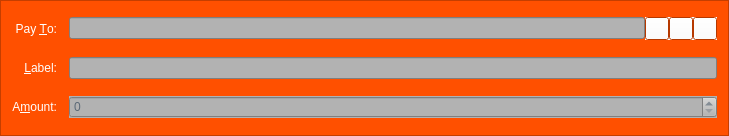
<?xml version="1.0" encoding="UTF-8"?>
<ui version="4.0">
 <class>SendCoinsEntry</class>
 <widget class="QFrame" name="SendCoinsEntry">
  <property name="geometry">
   <rect>
    <x>0</x>
    <y>0</y>
    <width>729</width>
    <height>136</height>
   </rect>
  </property>
  <property name="palette">
   <palette>
    <active>
     <colorrole role="WindowText">
      <brush brushstyle="SolidPattern">
       <color alpha="255">
        <red>0</red>
        <green>0</green>
        <blue>0</blue>
       </color>
      </brush>
     </colorrole>
     <colorrole role="Button">
      <brush brushstyle="SolidPattern">
       <color alpha="255">
        <red>255</red>
        <green>255</green>
        <blue>255</blue>
       </color>
      </brush>
     </colorrole>
     <colorrole role="Light">
      <brush brushstyle="SolidPattern">
       <color alpha="255">
        <red>207</red>
        <green>207</green>
        <blue>207</blue>
       </color>
      </brush>
     </colorrole>
     <colorrole role="Midlight">
      <brush brushstyle="SolidPattern">
       <color alpha="255">
        <red>172</red>
        <green>172</green>
        <blue>172</blue>
       </color>
      </brush>
     </colorrole>
     <colorrole role="Dark">
      <brush brushstyle="SolidPattern">
       <color alpha="255">
        <red>69</red>
        <green>69</green>
        <blue>69</blue>
       </color>
      </brush>
     </colorrole>
     <colorrole role="Mid">
      <brush brushstyle="SolidPattern">
       <color alpha="255">
        <red>92</red>
        <green>92</green>
        <blue>92</blue>
       </color>
      </brush>
     </colorrole>
     <colorrole role="Text">
      <brush brushstyle="SolidPattern">
       <color alpha="255">
        <red>0</red>
        <green>0</green>
        <blue>0</blue>
       </color>
      </brush>
     </colorrole>
     <colorrole role="BrightText">
      <brush brushstyle="SolidPattern">
       <color alpha="255">
        <red>255</red>
        <green>255</green>
        <blue>255</blue>
       </color>
      </brush>
     </colorrole>
     <colorrole role="ButtonText">
      <brush brushstyle="SolidPattern">
       <color alpha="255">
        <red>0</red>
        <green>0</green>
        <blue>0</blue>
       </color>
      </brush>
     </colorrole>
     <colorrole role="Base">
      <brush brushstyle="SolidPattern">
       <color alpha="255">
        <red>255</red>
        <green>255</green>
        <blue>255</blue>
       </color>
      </brush>
     </colorrole>
     <colorrole role="Window">
      <brush brushstyle="SolidPattern">
       <color alpha="255">
        <red>255</red>
        <green>80</green>
        <blue>0</blue>
       </color>
      </brush>
     </colorrole>
     <colorrole role="Shadow">
      <brush brushstyle="SolidPattern">
       <color alpha="255">
        <red>0</red>
        <green>0</green>
        <blue>0</blue>
       </color>
      </brush>
     </colorrole>
     <colorrole role="AlternateBase">
      <brush brushstyle="SolidPattern">
       <color alpha="255">
        <red>196</red>
        <green>196</green>
        <blue>196</blue>
       </color>
      </brush>
     </colorrole>
     <colorrole role="ToolTipBase">
      <brush brushstyle="SolidPattern">
       <color alpha="255">
        <red>255</red>
        <green>255</green>
        <blue>220</blue>
       </color>
      </brush>
     </colorrole>
     <colorrole role="ToolTipText">
      <brush brushstyle="SolidPattern">
       <color alpha="255">
        <red>0</red>
        <green>0</green>
        <blue>0</blue>
       </color>
      </brush>
     </colorrole>
    </active>
    <inactive>
     <colorrole role="WindowText">
      <brush brushstyle="SolidPattern">
       <color alpha="255">
        <red>0</red>
        <green>0</green>
        <blue>0</blue>
       </color>
      </brush>
     </colorrole>
     <colorrole role="Button">
      <brush brushstyle="SolidPattern">
       <color alpha="255">
        <red>255</red>
        <green>255</green>
        <blue>255</blue>
       </color>
      </brush>
     </colorrole>
     <colorrole role="Light">
      <brush brushstyle="SolidPattern">
       <color alpha="255">
        <red>207</red>
        <green>207</green>
        <blue>207</blue>
       </color>
      </brush>
     </colorrole>
     <colorrole role="Midlight">
      <brush brushstyle="SolidPattern">
       <color alpha="255">
        <red>172</red>
        <green>172</green>
        <blue>172</blue>
       </color>
      </brush>
     </colorrole>
     <colorrole role="Dark">
      <brush brushstyle="SolidPattern">
       <color alpha="255">
        <red>69</red>
        <green>69</green>
        <blue>69</blue>
       </color>
      </brush>
     </colorrole>
     <colorrole role="Mid">
      <brush brushstyle="SolidPattern">
       <color alpha="255">
        <red>92</red>
        <green>92</green>
        <blue>92</blue>
       </color>
      </brush>
     </colorrole>
     <colorrole role="Text">
      <brush brushstyle="SolidPattern">
       <color alpha="255">
        <red>0</red>
        <green>0</green>
        <blue>0</blue>
       </color>
      </brush>
     </colorrole>
     <colorrole role="BrightText">
      <brush brushstyle="SolidPattern">
       <color alpha="255">
        <red>255</red>
        <green>255</green>
        <blue>255</blue>
       </color>
      </brush>
     </colorrole>
     <colorrole role="ButtonText">
      <brush brushstyle="SolidPattern">
       <color alpha="255">
        <red>0</red>
        <green>0</green>
        <blue>0</blue>
       </color>
      </brush>
     </colorrole>
     <colorrole role="Base">
      <brush brushstyle="SolidPattern">
       <color alpha="255">
        <red>255</red>
        <green>255</green>
        <blue>255</blue>
       </color>
      </brush>
     </colorrole>
     <colorrole role="Window">
      <brush brushstyle="SolidPattern">
       <color alpha="255">
        <red>255</red>
        <green>80</green>
        <blue>0</blue>
       </color>
      </brush>
     </colorrole>
     <colorrole role="Shadow">
      <brush brushstyle="SolidPattern">
       <color alpha="255">
        <red>0</red>
        <green>0</green>
        <blue>0</blue>
       </color>
      </brush>
     </colorrole>
     <colorrole role="AlternateBase">
      <brush brushstyle="SolidPattern">
       <color alpha="255">
        <red>196</red>
        <green>196</green>
        <blue>196</blue>
       </color>
      </brush>
     </colorrole>
     <colorrole role="ToolTipBase">
      <brush brushstyle="SolidPattern">
       <color alpha="255">
        <red>255</red>
        <green>255</green>
        <blue>220</blue>
       </color>
      </brush>
     </colorrole>
     <colorrole role="ToolTipText">
      <brush brushstyle="SolidPattern">
       <color alpha="255">
        <red>0</red>
        <green>0</green>
        <blue>0</blue>
       </color>
      </brush>
     </colorrole>
    </inactive>
    <disabled>
     <colorrole role="WindowText">
      <brush brushstyle="SolidPattern">
       <color alpha="255">
        <red>69</red>
        <green>69</green>
        <blue>69</blue>
       </color>
      </brush>
     </colorrole>
     <colorrole role="Button">
      <brush brushstyle="SolidPattern">
       <color alpha="255">
        <red>255</red>
        <green>255</green>
        <blue>255</blue>
       </color>
      </brush>
     </colorrole>
     <colorrole role="Light">
      <brush brushstyle="SolidPattern">
       <color alpha="255">
        <red>207</red>
        <green>207</green>
        <blue>207</blue>
       </color>
      </brush>
     </colorrole>
     <colorrole role="Midlight">
      <brush brushstyle="SolidPattern">
       <color alpha="255">
        <red>172</red>
        <green>172</green>
        <blue>172</blue>
       </color>
      </brush>
     </colorrole>
     <colorrole role="Dark">
      <brush brushstyle="SolidPattern">
       <color alpha="255">
        <red>69</red>
        <green>69</green>
        <blue>69</blue>
       </color>
      </brush>
     </colorrole>
     <colorrole role="Mid">
      <brush brushstyle="SolidPattern">
       <color alpha="255">
        <red>92</red>
        <green>92</green>
        <blue>92</blue>
       </color>
      </brush>
     </colorrole>
     <colorrole role="Text">
      <brush brushstyle="SolidPattern">
       <color alpha="255">
        <red>69</red>
        <green>69</green>
        <blue>69</blue>
       </color>
      </brush>
     </colorrole>
     <colorrole role="BrightText">
      <brush brushstyle="SolidPattern">
       <color alpha="255">
        <red>255</red>
        <green>255</green>
        <blue>255</blue>
       </color>
      </brush>
     </colorrole>
     <colorrole role="ButtonText">
      <brush brushstyle="SolidPattern">
       <color alpha="255">
        <red>69</red>
        <green>69</green>
        <blue>69</blue>
       </color>
      </brush>
     </colorrole>
     <colorrole role="Base">
      <brush brushstyle="SolidPattern">
       <color alpha="255">
        <red>255</red>
        <green>80</green>
        <blue>0</blue>
       </color>
      </brush>
     </colorrole>
     <colorrole role="Window">
      <brush brushstyle="SolidPattern">
       <color alpha="255">
        <red>255</red>
        <green>80</green>
        <blue>0</blue>
       </color>
      </brush>
     </colorrole>
     <colorrole role="Shadow">
      <brush brushstyle="SolidPattern">
       <color alpha="255">
        <red>0</red>
        <green>0</green>
        <blue>0</blue>
       </color>
      </brush>
     </colorrole>
     <colorrole role="AlternateBase">
      <brush brushstyle="SolidPattern">
       <color alpha="255">
        <red>255</red>
        <green>80</green>
        <blue>0</blue>
       </color>
      </brush>
     </colorrole>
     <colorrole role="ToolTipBase">
      <brush brushstyle="SolidPattern">
       <color alpha="255">
        <red>255</red>
        <green>255</green>
        <blue>220</blue>
       </color>
      </brush>
     </colorrole>
     <colorrole role="ToolTipText">
      <brush brushstyle="SolidPattern">
       <color alpha="255">
        <red>0</red>
        <green>0</green>
        <blue>0</blue>
       </color>
      </brush>
     </colorrole>
    </disabled>
   </palette>
  </property>
  <property name="windowTitle">
   <string>Form</string>
  </property>
  <property name="autoFillBackground">
   <bool>true</bool>
  </property>
  <property name="frameShape">
   <enum>QFrame::StyledPanel</enum>
  </property>
  <property name="frameShadow">
   <enum>QFrame::Sunken</enum>
  </property>
  <layout class="QGridLayout" name="gridLayout">
   <property name="spacing">
    <number>12</number>
   </property>
   <item row="5" column="0">
    <widget class="QLabel" name="label">
     <property name="palette">
      <palette>
       <active>
        <colorrole role="WindowText">
         <brush brushstyle="SolidPattern">
          <color alpha="255">
           <red>255</red>
           <green>255</green>
           <blue>255</blue>
          </color>
         </brush>
        </colorrole>
        <colorrole role="Button">
         <brush brushstyle="SolidPattern">
          <color alpha="255">
           <red>138</red>
           <green>138</green>
           <blue>138</blue>
          </color>
         </brush>
        </colorrole>
        <colorrole role="Base">
         <brush brushstyle="SolidPattern">
          <color alpha="255">
           <red>138</red>
           <green>138</green>
           <blue>138</blue>
          </color>
         </brush>
        </colorrole>
        <colorrole role="Window">
         <brush brushstyle="SolidPattern">
          <color alpha="255">
           <red>138</red>
           <green>138</green>
           <blue>138</blue>
          </color>
         </brush>
        </colorrole>
       </active>
       <inactive>
        <colorrole role="WindowText">
         <brush brushstyle="SolidPattern">
          <color alpha="255">
           <red>255</red>
           <green>255</green>
           <blue>255</blue>
          </color>
         </brush>
        </colorrole>
        <colorrole role="Button">
         <brush brushstyle="SolidPattern">
          <color alpha="255">
           <red>138</red>
           <green>138</green>
           <blue>138</blue>
          </color>
         </brush>
        </colorrole>
        <colorrole role="Base">
         <brush brushstyle="SolidPattern">
          <color alpha="255">
           <red>138</red>
           <green>138</green>
           <blue>138</blue>
          </color>
         </brush>
        </colorrole>
        <colorrole role="Window">
         <brush brushstyle="SolidPattern">
          <color alpha="255">
           <red>138</red>
           <green>138</green>
           <blue>138</blue>
          </color>
         </brush>
        </colorrole>
       </inactive>
       <disabled>
        <colorrole role="WindowText">
         <brush brushstyle="SolidPattern">
          <color alpha="255">
           <red>69</red>
           <green>69</green>
           <blue>69</blue>
          </color>
         </brush>
        </colorrole>
        <colorrole role="Button">
         <brush brushstyle="SolidPattern">
          <color alpha="255">
           <red>138</red>
           <green>138</green>
           <blue>138</blue>
          </color>
         </brush>
        </colorrole>
        <colorrole role="Base">
         <brush brushstyle="SolidPattern">
          <color alpha="255">
           <red>138</red>
           <green>138</green>
           <blue>138</blue>
          </color>
         </brush>
        </colorrole>
        <colorrole role="Window">
         <brush brushstyle="SolidPattern">
          <color alpha="255">
           <red>138</red>
           <green>138</green>
           <blue>138</blue>
          </color>
         </brush>
        </colorrole>
       </disabled>
      </palette>
     </property>
     <property name="autoFillBackground">
      <bool>false</bool>
     </property>
     <property name="styleSheet">
      <string notr="true">background-color: rgb(255, 80, 0);</string>
     </property>
     <property name="text">
      <string>A&amp;mount:</string>
     </property>
     <property name="alignment">
      <set>Qt::AlignRight|Qt::AlignTrailing|Qt::AlignVCenter</set>
     </property>
     <property name="buddy">
      <cstring>payAmount</cstring>
     </property>
    </widget>
   </item>
   <item row="3" column="0">
    <widget class="QLabel" name="label_2">
     <property name="palette">
      <palette>
       <active>
        <colorrole role="WindowText">
         <brush brushstyle="SolidPattern">
          <color alpha="255">
           <red>255</red>
           <green>255</green>
           <blue>255</blue>
          </color>
         </brush>
        </colorrole>
        <colorrole role="Button">
         <brush brushstyle="SolidPattern">
          <color alpha="255">
           <red>138</red>
           <green>138</green>
           <blue>138</blue>
          </color>
         </brush>
        </colorrole>
        <colorrole role="Base">
         <brush brushstyle="SolidPattern">
          <color alpha="255">
           <red>138</red>
           <green>138</green>
           <blue>138</blue>
          </color>
         </brush>
        </colorrole>
        <colorrole role="Window">
         <brush brushstyle="SolidPattern">
          <color alpha="255">
           <red>138</red>
           <green>138</green>
           <blue>138</blue>
          </color>
         </brush>
        </colorrole>
       </active>
       <inactive>
        <colorrole role="WindowText">
         <brush brushstyle="SolidPattern">
          <color alpha="255">
           <red>255</red>
           <green>255</green>
           <blue>255</blue>
          </color>
         </brush>
        </colorrole>
        <colorrole role="Button">
         <brush brushstyle="SolidPattern">
          <color alpha="255">
           <red>138</red>
           <green>138</green>
           <blue>138</blue>
          </color>
         </brush>
        </colorrole>
        <colorrole role="Base">
         <brush brushstyle="SolidPattern">
          <color alpha="255">
           <red>138</red>
           <green>138</green>
           <blue>138</blue>
          </color>
         </brush>
        </colorrole>
        <colorrole role="Window">
         <brush brushstyle="SolidPattern">
          <color alpha="255">
           <red>138</red>
           <green>138</green>
           <blue>138</blue>
          </color>
         </brush>
        </colorrole>
       </inactive>
       <disabled>
        <colorrole role="WindowText">
         <brush brushstyle="SolidPattern">
          <color alpha="255">
           <red>69</red>
           <green>69</green>
           <blue>69</blue>
          </color>
         </brush>
        </colorrole>
        <colorrole role="Button">
         <brush brushstyle="SolidPattern">
          <color alpha="255">
           <red>138</red>
           <green>138</green>
           <blue>138</blue>
          </color>
         </brush>
        </colorrole>
        <colorrole role="Base">
         <brush brushstyle="SolidPattern">
          <color alpha="255">
           <red>138</red>
           <green>138</green>
           <blue>138</blue>
          </color>
         </brush>
        </colorrole>
        <colorrole role="Window">
         <brush brushstyle="SolidPattern">
          <color alpha="255">
           <red>138</red>
           <green>138</green>
           <blue>138</blue>
          </color>
         </brush>
        </colorrole>
       </disabled>
      </palette>
     </property>
     <property name="autoFillBackground">
      <bool>false</bool>
     </property>
     <property name="styleSheet">
      <string notr="true">background-color: rgb(255, 80, 0);</string>
     </property>
     <property name="text">
      <string>Pay &amp;To:</string>
     </property>
     <property name="alignment">
      <set>Qt::AlignRight|Qt::AlignTrailing|Qt::AlignVCenter</set>
     </property>
     <property name="buddy">
      <cstring>payTo</cstring>
     </property>
    </widget>
   </item>
   <item row="5" column="1">
    <widget class="BitcoinAmountField" name="payAmount">
     <property name="palette">
      <palette>
       <active>
        <colorrole role="WindowText">
         <brush brushstyle="SolidPattern">
          <color alpha="255">
           <red>90</red>
           <green>104</green>
           <blue>118</blue>
          </color>
         </brush>
        </colorrole>
        <colorrole role="Button">
         <brush brushstyle="SolidPattern">
          <color alpha="255">
           <red>178</red>
           <green>178</green>
           <blue>178</blue>
          </color>
         </brush>
        </colorrole>
        <colorrole role="Text">
         <brush brushstyle="SolidPattern">
          <color alpha="255">
           <red>90</red>
           <green>104</green>
           <blue>118</blue>
          </color>
         </brush>
        </colorrole>
        <colorrole role="Base">
         <brush brushstyle="SolidPattern">
          <color alpha="255">
           <red>178</red>
           <green>178</green>
           <blue>178</blue>
          </color>
         </brush>
        </colorrole>
        <colorrole role="Window">
         <brush brushstyle="SolidPattern">
          <color alpha="255">
           <red>178</red>
           <green>178</green>
           <blue>178</blue>
          </color>
         </brush>
        </colorrole>
        <colorrole role="Shadow">
         <brush brushstyle="SolidPattern">
          <color alpha="255">
           <red>90</red>
           <green>104</green>
           <blue>118</blue>
          </color>
         </brush>
        </colorrole>
        <colorrole role="ToolTipText">
         <brush brushstyle="SolidPattern">
          <color alpha="255">
           <red>90</red>
           <green>104</green>
           <blue>118</blue>
          </color>
         </brush>
        </colorrole>
       </active>
       <inactive>
        <colorrole role="WindowText">
         <brush brushstyle="SolidPattern">
          <color alpha="255">
           <red>90</red>
           <green>104</green>
           <blue>118</blue>
          </color>
         </brush>
        </colorrole>
        <colorrole role="Button">
         <brush brushstyle="SolidPattern">
          <color alpha="255">
           <red>178</red>
           <green>178</green>
           <blue>178</blue>
          </color>
         </brush>
        </colorrole>
        <colorrole role="Text">
         <brush brushstyle="SolidPattern">
          <color alpha="255">
           <red>90</red>
           <green>104</green>
           <blue>118</blue>
          </color>
         </brush>
        </colorrole>
        <colorrole role="Base">
         <brush brushstyle="SolidPattern">
          <color alpha="255">
           <red>178</red>
           <green>178</green>
           <blue>178</blue>
          </color>
         </brush>
        </colorrole>
        <colorrole role="Window">
         <brush brushstyle="SolidPattern">
          <color alpha="255">
           <red>178</red>
           <green>178</green>
           <blue>178</blue>
          </color>
         </brush>
        </colorrole>
        <colorrole role="Shadow">
         <brush brushstyle="SolidPattern">
          <color alpha="255">
           <red>90</red>
           <green>104</green>
           <blue>118</blue>
          </color>
         </brush>
        </colorrole>
        <colorrole role="ToolTipText">
         <brush brushstyle="SolidPattern">
          <color alpha="255">
           <red>90</red>
           <green>104</green>
           <blue>118</blue>
          </color>
         </brush>
        </colorrole>
       </inactive>
       <disabled>
        <colorrole role="WindowText">
         <brush brushstyle="SolidPattern">
          <color alpha="255">
           <red>69</red>
           <green>69</green>
           <blue>69</blue>
          </color>
         </brush>
        </colorrole>
        <colorrole role="Button">
         <brush brushstyle="SolidPattern">
          <color alpha="255">
           <red>178</red>
           <green>178</green>
           <blue>178</blue>
          </color>
         </brush>
        </colorrole>
        <colorrole role="Text">
         <brush brushstyle="SolidPattern">
          <color alpha="255">
           <red>69</red>
           <green>69</green>
           <blue>69</blue>
          </color>
         </brush>
        </colorrole>
        <colorrole role="Base">
         <brush brushstyle="SolidPattern">
          <color alpha="255">
           <red>178</red>
           <green>178</green>
           <blue>178</blue>
          </color>
         </brush>
        </colorrole>
        <colorrole role="Window">
         <brush brushstyle="SolidPattern">
          <color alpha="255">
           <red>178</red>
           <green>178</green>
           <blue>178</blue>
          </color>
         </brush>
        </colorrole>
        <colorrole role="Shadow">
         <brush brushstyle="SolidPattern">
          <color alpha="255">
           <red>90</red>
           <green>104</green>
           <blue>118</blue>
          </color>
         </brush>
        </colorrole>
        <colorrole role="ToolTipText">
         <brush brushstyle="SolidPattern">
          <color alpha="255">
           <red>90</red>
           <green>104</green>
           <blue>118</blue>
          </color>
         </brush>
        </colorrole>
       </disabled>
      </palette>
     </property>
     <property name="autoFillBackground">
      <bool>true</bool>
     </property>
     <property name="styleSheet">
      <string notr="true">background-color: rgb(178, 178, 178);</string>
     </property>
    </widget>
   </item>
   <item row="4" column="1">
    <layout class="QHBoxLayout" name="horizontalLayout_2">
     <property name="spacing">
      <number>0</number>
     </property>
     <item>
      <widget class="QValidatedLineEdit" name="addAsLabel">
       <property name="enabled">
        <bool>true</bool>
       </property>
       <property name="palette">
        <palette>
         <active>
          <colorrole role="WindowText">
           <brush brushstyle="SolidPattern">
            <color alpha="255">
             <red>90</red>
             <green>104</green>
             <blue>118</blue>
            </color>
           </brush>
          </colorrole>
          <colorrole role="Button">
           <brush brushstyle="SolidPattern">
            <color alpha="255">
             <red>178</red>
             <green>178</green>
             <blue>178</blue>
            </color>
           </brush>
          </colorrole>
          <colorrole role="Text">
           <brush brushstyle="SolidPattern">
            <color alpha="255">
             <red>90</red>
             <green>104</green>
             <blue>118</blue>
            </color>
           </brush>
          </colorrole>
          <colorrole role="Base">
           <brush brushstyle="SolidPattern">
            <color alpha="255">
             <red>178</red>
             <green>178</green>
             <blue>178</blue>
            </color>
           </brush>
          </colorrole>
          <colorrole role="Window">
           <brush brushstyle="SolidPattern">
            <color alpha="255">
             <red>178</red>
             <green>178</green>
             <blue>178</blue>
            </color>
           </brush>
          </colorrole>
          <colorrole role="Shadow">
           <brush brushstyle="SolidPattern">
            <color alpha="255">
             <red>90</red>
             <green>104</green>
             <blue>118</blue>
            </color>
           </brush>
          </colorrole>
          <colorrole role="ToolTipText">
           <brush brushstyle="SolidPattern">
            <color alpha="255">
             <red>90</red>
             <green>104</green>
             <blue>118</blue>
            </color>
           </brush>
          </colorrole>
         </active>
         <inactive>
          <colorrole role="WindowText">
           <brush brushstyle="SolidPattern">
            <color alpha="255">
             <red>90</red>
             <green>104</green>
             <blue>118</blue>
            </color>
           </brush>
          </colorrole>
          <colorrole role="Button">
           <brush brushstyle="SolidPattern">
            <color alpha="255">
             <red>178</red>
             <green>178</green>
             <blue>178</blue>
            </color>
           </brush>
          </colorrole>
          <colorrole role="Text">
           <brush brushstyle="SolidPattern">
            <color alpha="255">
             <red>90</red>
             <green>104</green>
             <blue>118</blue>
            </color>
           </brush>
          </colorrole>
          <colorrole role="Base">
           <brush brushstyle="SolidPattern">
            <color alpha="255">
             <red>178</red>
             <green>178</green>
             <blue>178</blue>
            </color>
           </brush>
          </colorrole>
          <colorrole role="Window">
           <brush brushstyle="SolidPattern">
            <color alpha="255">
             <red>178</red>
             <green>178</green>
             <blue>178</blue>
            </color>
           </brush>
          </colorrole>
          <colorrole role="Shadow">
           <brush brushstyle="SolidPattern">
            <color alpha="255">
             <red>90</red>
             <green>104</green>
             <blue>118</blue>
            </color>
           </brush>
          </colorrole>
          <colorrole role="ToolTipText">
           <brush brushstyle="SolidPattern">
            <color alpha="255">
             <red>90</red>
             <green>104</green>
             <blue>118</blue>
            </color>
           </brush>
          </colorrole>
         </inactive>
         <disabled>
          <colorrole role="WindowText">
           <brush brushstyle="SolidPattern">
            <color alpha="255">
             <red>69</red>
             <green>69</green>
             <blue>69</blue>
            </color>
           </brush>
          </colorrole>
          <colorrole role="Button">
           <brush brushstyle="SolidPattern">
            <color alpha="255">
             <red>178</red>
             <green>178</green>
             <blue>178</blue>
            </color>
           </brush>
          </colorrole>
          <colorrole role="Text">
           <brush brushstyle="SolidPattern">
            <color alpha="255">
             <red>69</red>
             <green>69</green>
             <blue>69</blue>
            </color>
           </brush>
          </colorrole>
          <colorrole role="Base">
           <brush brushstyle="SolidPattern">
            <color alpha="255">
             <red>178</red>
             <green>178</green>
             <blue>178</blue>
            </color>
           </brush>
          </colorrole>
          <colorrole role="Window">
           <brush brushstyle="SolidPattern">
            <color alpha="255">
             <red>178</red>
             <green>178</green>
             <blue>178</blue>
            </color>
           </brush>
          </colorrole>
          <colorrole role="Shadow">
           <brush brushstyle="SolidPattern">
            <color alpha="255">
             <red>90</red>
             <green>104</green>
             <blue>118</blue>
            </color>
           </brush>
          </colorrole>
          <colorrole role="ToolTipText">
           <brush brushstyle="SolidPattern">
            <color alpha="255">
             <red>90</red>
             <green>104</green>
             <blue>118</blue>
            </color>
           </brush>
          </colorrole>
         </disabled>
        </palette>
       </property>
       <property name="toolTip">
        <string>Enter a label for this address to add it to your address book</string>
       </property>
       <property name="styleSheet">
        <string notr="true">background-color: rgb(178, 178, 178);</string>
       </property>
      </widget>
     </item>
    </layout>
   </item>
   <item row="4" column="0">
    <widget class="QLabel" name="label_4">
     <property name="palette">
      <palette>
       <active>
        <colorrole role="WindowText">
         <brush brushstyle="SolidPattern">
          <color alpha="255">
           <red>255</red>
           <green>255</green>
           <blue>255</blue>
          </color>
         </brush>
        </colorrole>
        <colorrole role="Button">
         <brush brushstyle="SolidPattern">
          <color alpha="255">
           <red>138</red>
           <green>138</green>
           <blue>138</blue>
          </color>
         </brush>
        </colorrole>
        <colorrole role="Base">
         <brush brushstyle="SolidPattern">
          <color alpha="255">
           <red>138</red>
           <green>138</green>
           <blue>138</blue>
          </color>
         </brush>
        </colorrole>
        <colorrole role="Window">
         <brush brushstyle="SolidPattern">
          <color alpha="255">
           <red>138</red>
           <green>138</green>
           <blue>138</blue>
          </color>
         </brush>
        </colorrole>
       </active>
       <inactive>
        <colorrole role="WindowText">
         <brush brushstyle="SolidPattern">
          <color alpha="255">
           <red>255</red>
           <green>255</green>
           <blue>255</blue>
          </color>
         </brush>
        </colorrole>
        <colorrole role="Button">
         <brush brushstyle="SolidPattern">
          <color alpha="255">
           <red>138</red>
           <green>138</green>
           <blue>138</blue>
          </color>
         </brush>
        </colorrole>
        <colorrole role="Base">
         <brush brushstyle="SolidPattern">
          <color alpha="255">
           <red>138</red>
           <green>138</green>
           <blue>138</blue>
          </color>
         </brush>
        </colorrole>
        <colorrole role="Window">
         <brush brushstyle="SolidPattern">
          <color alpha="255">
           <red>138</red>
           <green>138</green>
           <blue>138</blue>
          </color>
         </brush>
        </colorrole>
       </inactive>
       <disabled>
        <colorrole role="WindowText">
         <brush brushstyle="SolidPattern">
          <color alpha="255">
           <red>69</red>
           <green>69</green>
           <blue>69</blue>
          </color>
         </brush>
        </colorrole>
        <colorrole role="Button">
         <brush brushstyle="SolidPattern">
          <color alpha="255">
           <red>138</red>
           <green>138</green>
           <blue>138</blue>
          </color>
         </brush>
        </colorrole>
        <colorrole role="Base">
         <brush brushstyle="SolidPattern">
          <color alpha="255">
           <red>138</red>
           <green>138</green>
           <blue>138</blue>
          </color>
         </brush>
        </colorrole>
        <colorrole role="Window">
         <brush brushstyle="SolidPattern">
          <color alpha="255">
           <red>138</red>
           <green>138</green>
           <blue>138</blue>
          </color>
         </brush>
        </colorrole>
       </disabled>
      </palette>
     </property>
     <property name="autoFillBackground">
      <bool>false</bool>
     </property>
     <property name="styleSheet">
      <string notr="true">background-color: rgb(255, 80, 0);</string>
     </property>
     <property name="text">
      <string>&amp;Label:</string>
     </property>
     <property name="alignment">
      <set>Qt::AlignRight|Qt::AlignTrailing|Qt::AlignVCenter</set>
     </property>
     <property name="buddy">
      <cstring>addAsLabel</cstring>
     </property>
    </widget>
   </item>
   <item row="3" column="1">
    <layout class="QHBoxLayout" name="payToLayout">
     <property name="spacing">
      <number>0</number>
     </property>
     <item>
      <widget class="QValidatedLineEdit" name="payTo">
       <property name="palette">
        <palette>
         <active>
          <colorrole role="WindowText">
           <brush brushstyle="SolidPattern">
            <color alpha="255">
             <red>138</red>
             <green>138</green>
             <blue>138</blue>
            </color>
           </brush>
          </colorrole>
          <colorrole role="Button">
           <brush brushstyle="SolidPattern">
            <color alpha="255">
             <red>178</red>
             <green>178</green>
             <blue>178</blue>
            </color>
           </brush>
          </colorrole>
          <colorrole role="Text">
           <brush brushstyle="SolidPattern">
            <color alpha="255">
             <red>138</red>
             <green>138</green>
             <blue>138</blue>
            </color>
           </brush>
          </colorrole>
          <colorrole role="Base">
           <brush brushstyle="SolidPattern">
            <color alpha="255">
             <red>178</red>
             <green>178</green>
             <blue>178</blue>
            </color>
           </brush>
          </colorrole>
          <colorrole role="Window">
           <brush brushstyle="SolidPattern">
            <color alpha="255">
             <red>178</red>
             <green>178</green>
             <blue>178</blue>
            </color>
           </brush>
          </colorrole>
          <colorrole role="Shadow">
           <brush brushstyle="SolidPattern">
            <color alpha="255">
             <red>90</red>
             <green>104</green>
             <blue>118</blue>
            </color>
           </brush>
          </colorrole>
          <colorrole role="ToolTipText">
           <brush brushstyle="SolidPattern">
            <color alpha="255">
             <red>90</red>
             <green>104</green>
             <blue>118</blue>
            </color>
           </brush>
          </colorrole>
         </active>
         <inactive>
          <colorrole role="WindowText">
           <brush brushstyle="SolidPattern">
            <color alpha="255">
             <red>138</red>
             <green>138</green>
             <blue>138</blue>
            </color>
           </brush>
          </colorrole>
          <colorrole role="Button">
           <brush brushstyle="SolidPattern">
            <color alpha="255">
             <red>178</red>
             <green>178</green>
             <blue>178</blue>
            </color>
           </brush>
          </colorrole>
          <colorrole role="Text">
           <brush brushstyle="SolidPattern">
            <color alpha="255">
             <red>138</red>
             <green>138</green>
             <blue>138</blue>
            </color>
           </brush>
          </colorrole>
          <colorrole role="Base">
           <brush brushstyle="SolidPattern">
            <color alpha="255">
             <red>178</red>
             <green>178</green>
             <blue>178</blue>
            </color>
           </brush>
          </colorrole>
          <colorrole role="Window">
           <brush brushstyle="SolidPattern">
            <color alpha="255">
             <red>178</red>
             <green>178</green>
             <blue>178</blue>
            </color>
           </brush>
          </colorrole>
          <colorrole role="Shadow">
           <brush brushstyle="SolidPattern">
            <color alpha="255">
             <red>90</red>
             <green>104</green>
             <blue>118</blue>
            </color>
           </brush>
          </colorrole>
          <colorrole role="ToolTipText">
           <brush brushstyle="SolidPattern">
            <color alpha="255">
             <red>90</red>
             <green>104</green>
             <blue>118</blue>
            </color>
           </brush>
          </colorrole>
         </inactive>
         <disabled>
          <colorrole role="WindowText">
           <brush brushstyle="SolidPattern">
            <color alpha="255">
             <red>69</red>
             <green>69</green>
             <blue>69</blue>
            </color>
           </brush>
          </colorrole>
          <colorrole role="Button">
           <brush brushstyle="SolidPattern">
            <color alpha="255">
             <red>178</red>
             <green>178</green>
             <blue>178</blue>
            </color>
           </brush>
          </colorrole>
          <colorrole role="Text">
           <brush brushstyle="SolidPattern">
            <color alpha="255">
             <red>69</red>
             <green>69</green>
             <blue>69</blue>
            </color>
           </brush>
          </colorrole>
          <colorrole role="Base">
           <brush brushstyle="SolidPattern">
            <color alpha="255">
             <red>178</red>
             <green>178</green>
             <blue>178</blue>
            </color>
           </brush>
          </colorrole>
          <colorrole role="Window">
           <brush brushstyle="SolidPattern">
            <color alpha="255">
             <red>178</red>
             <green>178</green>
             <blue>178</blue>
            </color>
           </brush>
          </colorrole>
          <colorrole role="Shadow">
           <brush brushstyle="SolidPattern">
            <color alpha="255">
             <red>90</red>
             <green>104</green>
             <blue>118</blue>
            </color>
           </brush>
          </colorrole>
          <colorrole role="ToolTipText">
           <brush brushstyle="SolidPattern">
            <color alpha="255">
             <red>90</red>
             <green>104</green>
             <blue>118</blue>
            </color>
           </brush>
          </colorrole>
         </disabled>
        </palette>
       </property>
       <property name="toolTip">
        <string>The address to send the payment to  (e.g. Sjz75uKHzUQJnSdzvpiigEGxseKkDhQToX)</string>
       </property>
       <property name="styleSheet">
        <string notr="true">background-color: rgb(178, 178, 178);</string>
       </property>
       <property name="maxLength">
        <number>34</number>
       </property>
      </widget>
     </item>
     <item>
      <widget class="QToolButton" name="addressBookButton">
       <property name="toolTip">
        <string>Choose address from address book</string>
       </property>
       <property name="autoFillBackground">
        <bool>true</bool>
       </property>
       <property name="text">
        <string/>
       </property>
       <property name="icon">
        <iconset resource="../bitcoin.qrc">
         <normaloff>:/icons/address-book</normaloff>:/icons/address-book</iconset>
       </property>
       <property name="shortcut">
        <string>Alt+A</string>
       </property>
      </widget>
     </item>
     <item>
      <widget class="QToolButton" name="pasteButton">
       <property name="toolTip">
        <string>Paste address from clipboard</string>
       </property>
       <property name="autoFillBackground">
        <bool>true</bool>
       </property>
       <property name="text">
        <string/>
       </property>
       <property name="icon">
        <iconset resource="../bitcoin.qrc">
         <normaloff>:/icons/editpaste</normaloff>:/icons/editpaste</iconset>
       </property>
       <property name="shortcut">
        <string>Alt+P</string>
       </property>
      </widget>
     </item>
     <item>
      <widget class="QToolButton" name="deleteButton">
       <property name="toolTip">
        <string>Remove this recipient</string>
       </property>
       <property name="autoFillBackground">
        <bool>true</bool>
       </property>
       <property name="text">
        <string/>
       </property>
       <property name="icon">
        <iconset resource="../bitcoin.qrc">
         <normaloff>:/icons/remove</normaloff>:/icons/remove</iconset>
       </property>
      </widget>
     </item>
    </layout>
   </item>
  </layout>
 </widget>
 <customwidgets>
  <customwidget>
   <class>BitcoinAmountField</class>
   <extends>QSpinBox</extends>
   <header>bitcoinamountfield.h</header>
   <container>1</container>
  </customwidget>
  <customwidget>
   <class>QValidatedLineEdit</class>
   <extends>QLineEdit</extends>
   <header>qvalidatedlineedit.h</header>
  </customwidget>
 </customwidgets>
 <resources>
  <include location="../bitcoin.qrc"/>
 </resources>
 <connections/>
</ui>
